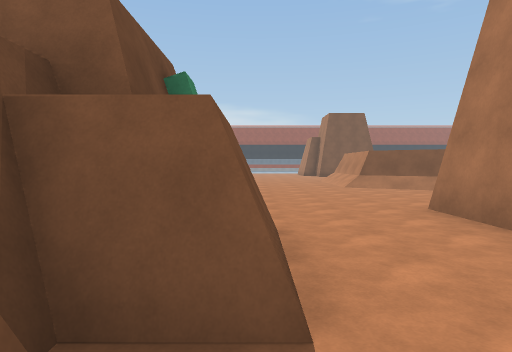
view 1 (above)

24 first-person views from a walk through a scene from a Unity 3-D project. The camera is 1.5 m above the floor, tilts 2° down and sees 75° across. The floor is counted in squares, 2 m on a side. Each view is taken from the middle of a square. On the plan, view 1 faces up. The plan holds only what a view shows up to about 11 squares ahead; the rest is blank. The place goes on beyond the plan. The player is left out. Surface patterns are stand-ins for the level's own textures.

view 2
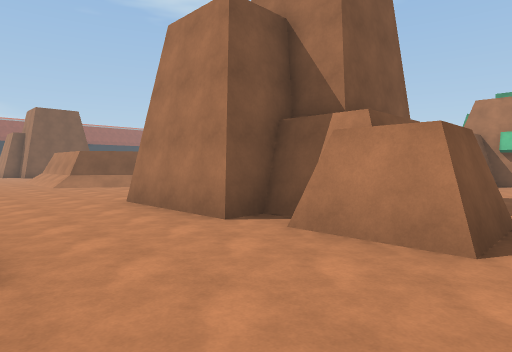

view 3
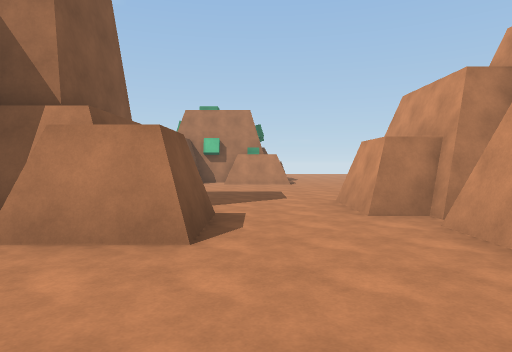

view 4
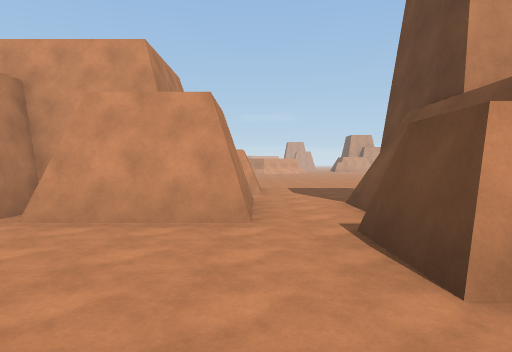

view 5
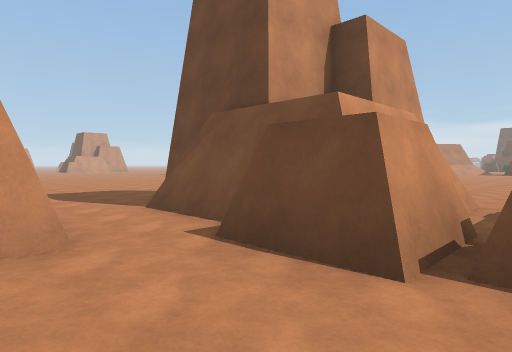

view 6
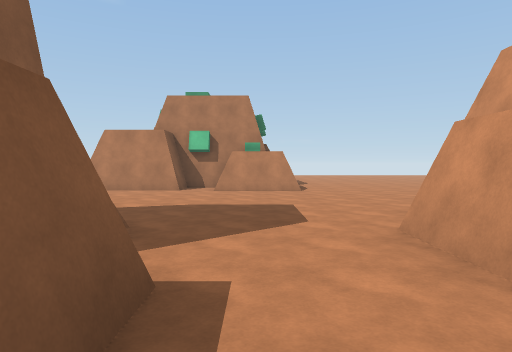

view 7
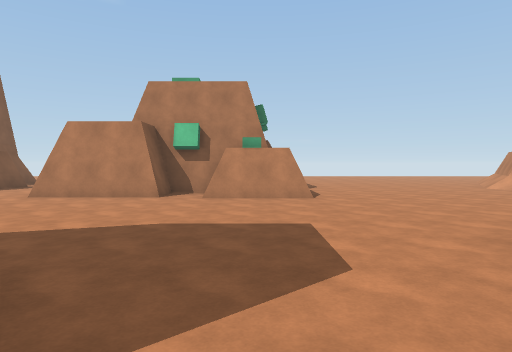

view 8
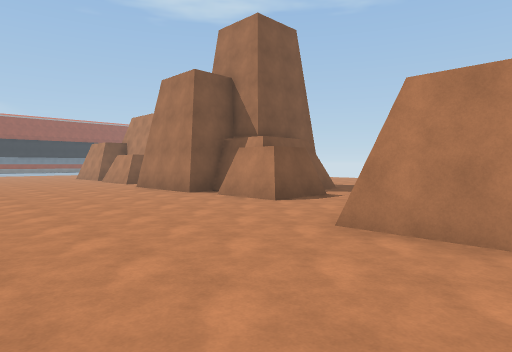

view 9
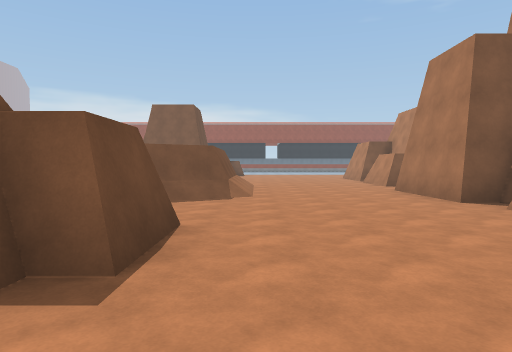

view 10
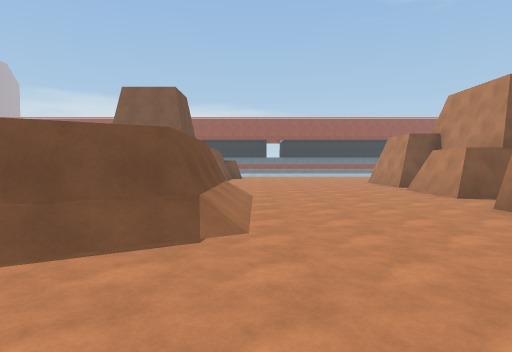

view 11
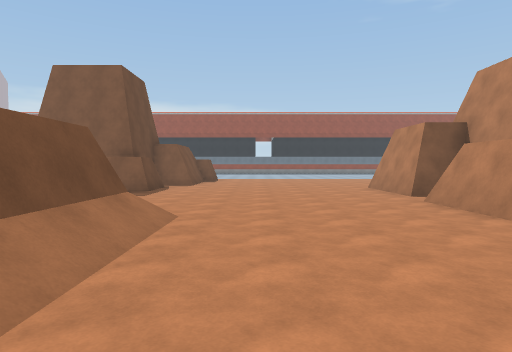

view 12
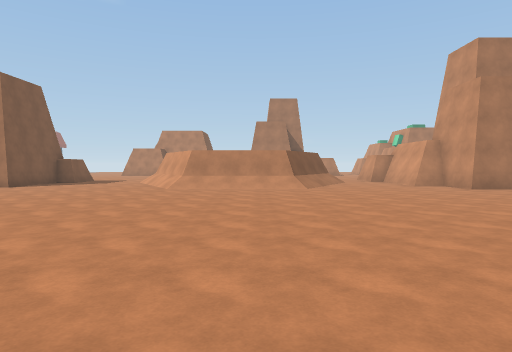

view 13
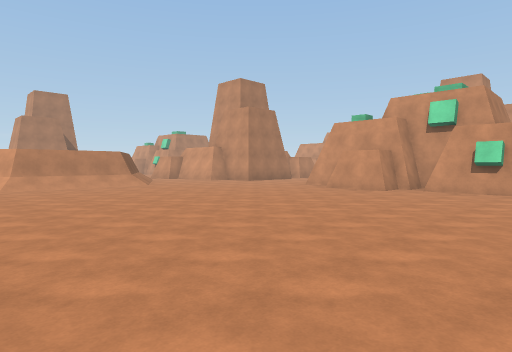

view 14
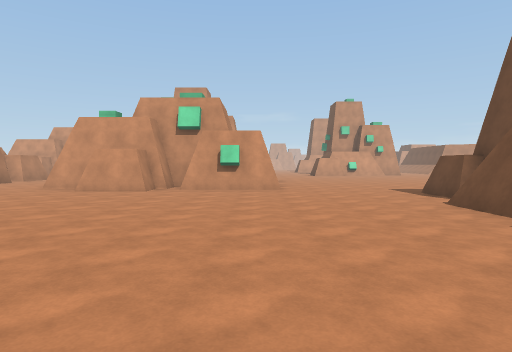

view 15
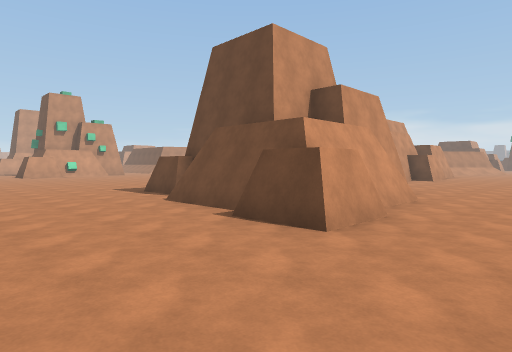

view 16
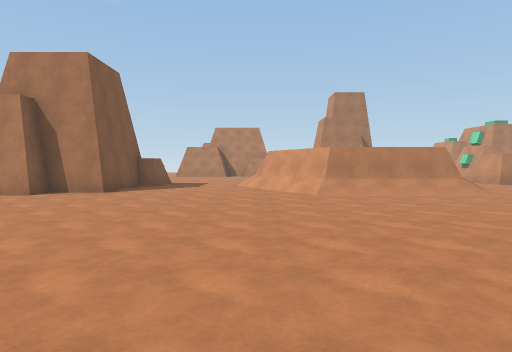

view 17
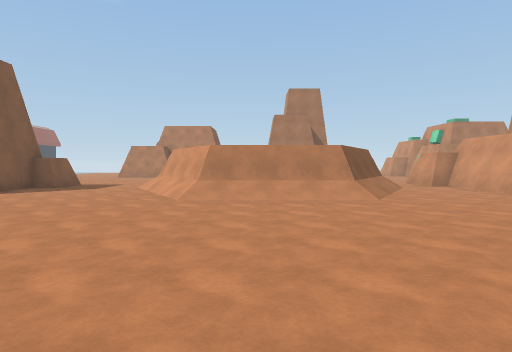

view 18
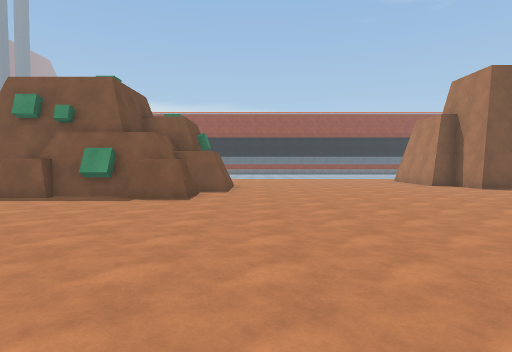

view 19
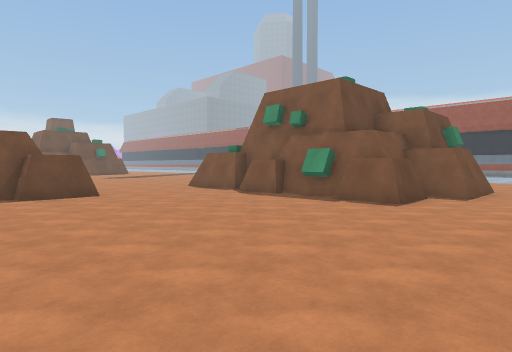

view 20
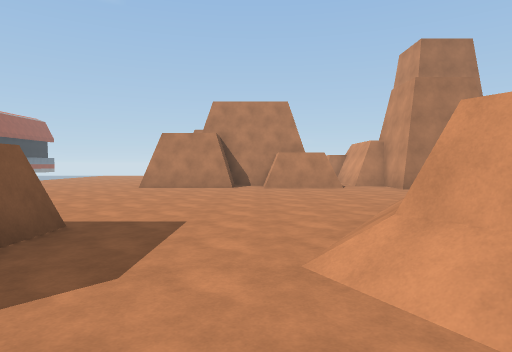

view 21
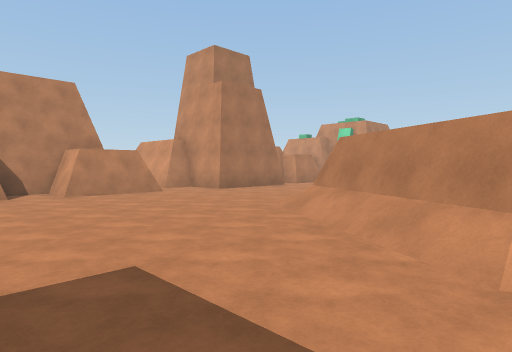

view 22
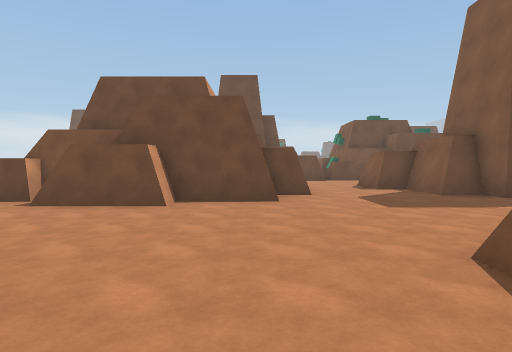

view 23
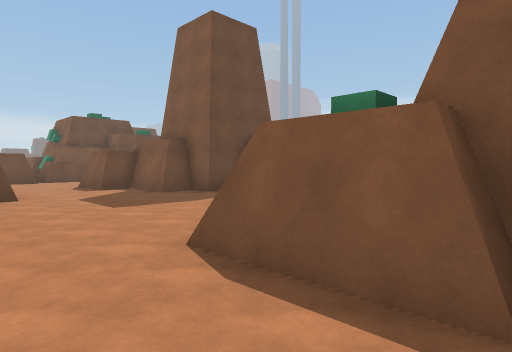

view 24
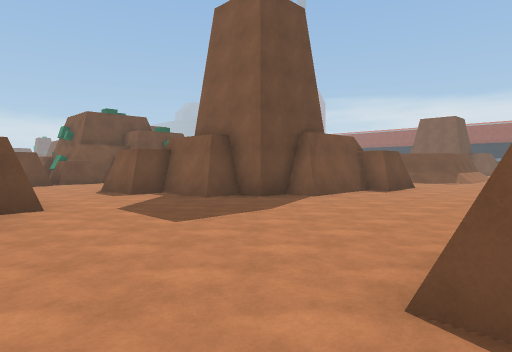

### Floor plan
Key: @ floor where view 1 was taken; # wall or solid block; . floor; / step, stairs or slope.
Columns run from 20 left of view 1 to 15 right of it. Each row starts with its distance up from view 1.
 21                 #.......#  #........
 20                ##.......####.......#
 19                #...................#
 18          #######...................#
 17         ............................
 16        ..................////......#
 15    ....................//####/.....#
 14 ......................./##  ##/.....
 13 ......####............./#    #/.....
 12  .. #    #............./#    #/...##
 11          #............./##  ##/...##
 10         ##............../####/....##
  9         #................// .......#
  8         #................... ......#
  7         .................... #.....#
  6         .....###.##......#####......
  5         .....  ###  ...###  #.......
  4          ...        ...##   #....#
  3           ..        #..##  ##....#
  2                    ##...####.....##
  1                    #....###.......#
  0                    #@...##.......##
 -1             ......##.............###
 -2          .......#  #.............##.
 -3          ..        #.....##.........
 -4                    #..#######.......
 -5                   ##..   #  #.......
 -6                   #...      ##......
 -7                   ....      ##......
 -8                   ...#     ###.   ./

Where each view was taken, in squares from view 1:
view 1: 0 up, 0 right, facing up
view 2: 1 down, 0 right, facing up-right
view 3: 1 down, 0 right, facing right
view 4: 1 up, 1 right, facing down
view 5: 0 up, 2 right, facing down-left
view 6: 1 down, 3 right, facing right
view 7: 1 down, 5 right, facing right
view 8: 2 up, 9 right, facing up-right
view 9: 3 up, 10 right, facing up
view 10: 7 up, 10 right, facing up
view 11: 10 up, 11 right, facing up
view 12: 12 up, 7 left, facing right
view 13: 16 up, 8 left, facing down-right
view 14: 16 up, 7 left, facing down
view 15: 16 up, 7 left, facing down-left
view 16: 16 up, 5 left, facing right
view 17: 13 up, 4 left, facing right
view 18: 10 up, 3 left, facing up
view 19: 11 up, 2 left, facing up-left
view 20: 17 up, 4 right, facing right
view 21: 19 up, 6 right, facing down-right
view 22: 4 down, 15 right, facing left
view 23: 4 down, 15 right, facing up-left
view 24: 4 down, 13 right, facing up-left
